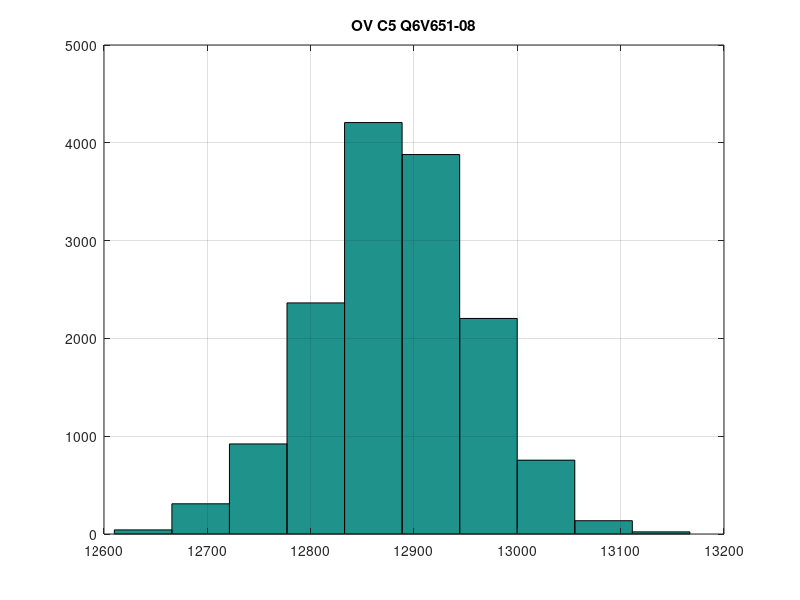

This chart was generated by the following MATLAB code:
clear; close all; clc;
data=csvread('UV_DET_STRG2_C5V.txt');
% data=csvread('OV_C5_H33V49_12.txt');
lsb = 183.1e-6;
vc5 = data * lsb;

UpLimit = 13508;
DownLimit = 12714;

pass=data;
k1=find(pass>UpLimit);
pass(k1)=[];
k2=find(pass<DownLimit);
low=pass(k2);
pass(k2)=[];

k3=find(vc5<=4.2);
vc5_mean=mean(vc5);
vc5_std=std(vc5);

vc5_min=vc5_mean-min(vc5);
vc5_max=max(vc5)-vc5_mean;

hist(data);
grid on;
% title('OV C5 H33V49-12');
title('OV C5 Q6V651-08');

